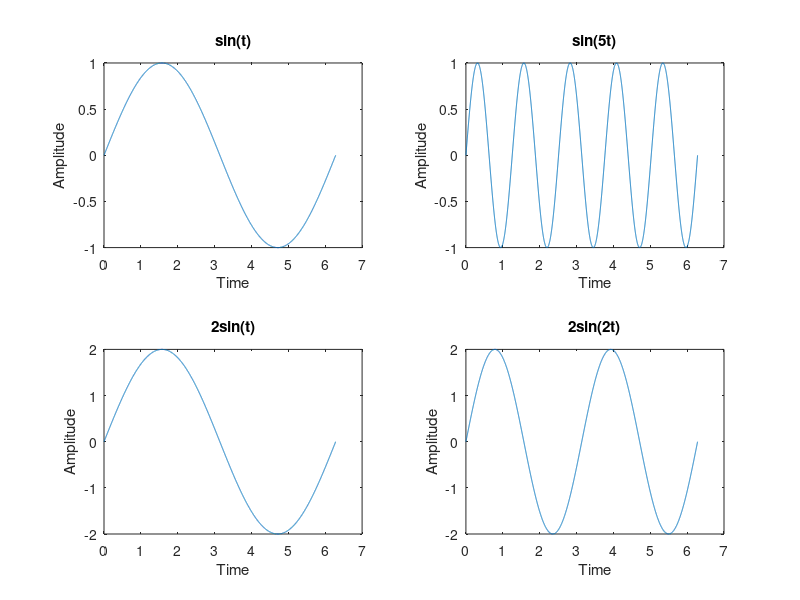

Reproduce this figure in MATLAB.
clc
clear
close all

a = 10;
b = 5;

disp('Addition:')
disp(a+b)

disp('Subtraction:')
disp(a-b)

disp('Multiplication:')
disp(a*b)

disp('Division:')
disp(a/b)

t = 0:0.001:2*pi;

y1 = sin(t);
y2 = sin(5*t);
y3 = 2*sin(t);
y4 = 2*sin(2*t);

subplot(2,2,1)
plot(t,y1)
xlabel('Time')
ylabel('Amplitude')
title('sin(t)')

subplot(2,2,2)
plot(t,y2)
xlabel('Time')
ylabel('Amplitude')
title('sin(5t)')

subplot(2,2,3)
plot(t,y3)
xlabel('Time')
ylabel('Amplitude')
title('2sin(t)')

subplot(2,2,4)
plot(t,y4)
xlabel('Time')
ylabel('Amplitude')
title('2sin(2t)')
